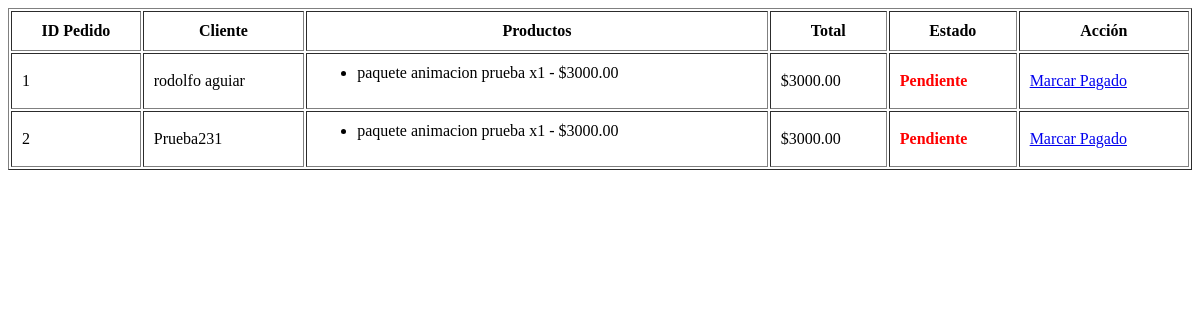
The page /contabilidad/ (signed in) on the database as committed earlier.
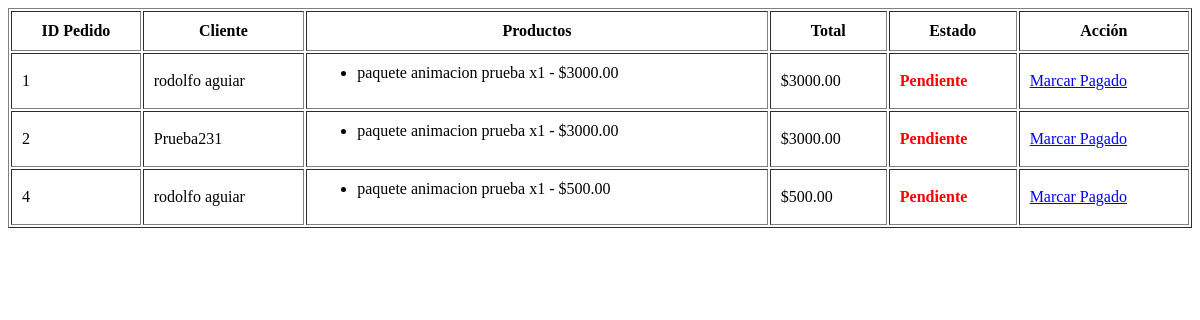
The same page on the database as committed later.
### core/models.py (models this page shows, shortened)
class PedidoFinanzas(models.Model):
    renta = models.OneToOneField(Renta, on_delete=models.CASCADE, related_name='finanza')
    total = models.DecimalField(max_digits=10, decimal_places=2)
    pagado = models.BooleanField(default=False)
    fecha_registro = models.DateTimeField(auto_now_add=True)
    METODOS_PAGO = (
        ('efectivo', 'Efectivo'),
        ('transferencia', 'Transferencia'),
    )
    metodo_pago = models.CharField(
        max_length=20,
        choices=METODOS_PAGO,
        null=True,
        blank=True
    )
    cuenta_destino = models.ForeignKey(
        Cuenta,
        null=True,
        blank=True,
        on_delete=models.SET_NULL
    )
    fecha_pago = models.DateTimeField(null=True, blank=True)

class Renta(models.Model):
    STATUS = [
        ('ACTIVO', 'Activo'),
        ('CANCELADO', 'Cancelado'),
    ]
    folio = models.CharField(max_length=20, unique=True, blank=True)
    cliente = models.ForeignKey(Cliente, on_delete=models.CASCADE)
    productos = models.ManyToManyField(Producto, through='RentaProducto')
    fecha_renta = models.DateField()
    hora_inicio = models.TimeField()
    hora_fin = models.TimeField()
    calle_y_numero = models.CharField(max_length=100, blank=True)
    colonia = models.CharField(max_length=100, blank=True)
    ciudad_o_municipio = models.CharField(max_length=100, blank=True)
    precio_total = models.DecimalField(max_digits=10, decimal_places=2, default=0)
    anticipo = models.DecimalField(max_digits=10, decimal_places=2, default=0)
    pagado = models.BooleanField(default=False)
    status = models.CharField(max_length=10, choices=STATUS, default='ACTIVO')
    created_at = models.DateTimeField(auto_now_add=True)
    cargador = models.ForeignKey(User, on_delete=models.SET_NULL, null=True, blank=True, related_name='rentas_asignadas')
    recolectado = models.BooleanField(default=False)
    Fecha_Recoleccion = models.DateField(null=True, blank=True)
    recolectado_por = models.ForeignKey(
        'Empleado',
        null=True,
        blank=True,
        on_delete=models.SET_NULL,
        related_name="recolecciones"
    )
    ruta = models.ForeignKey(
        'Ruta',
        on_delete=models.SET_NULL,
        null=True,
        blank=True,
        related_name='rentas'
    )
    comentarios = models.TextField(blank=True, null=True)
    ESTADO_ENTREGA = [
        ('PENDIENTE', 'Pendiente'),
        ('ASIGNADO', 'Asignado'),
        ('EN_RUTA', 'En ruta'),
        ('ENTREGADO', 'Entregado'),
        ('CANCELADO', 'Cancelado'),
    ]
    estado_entrega = models.CharField(max_length=20, choices=ESTADO_ENTREGA, default='PENDIENTE')

class Cliente(models.Model):
    nombre = models.CharField(max_length=100)
    telefono = models.CharField(max_length=20, blank=True)
    calle_y_numero = models.CharField(max_length=100, blank=True)
    colonia = models.CharField(max_length=100, blank=True)
    ciudad_o_municipio = models.CharField(max_length=100, blank=True)

class RentaProducto(models.Model):
    renta = models.ForeignKey(
        Renta,
        on_delete=models.CASCADE,
        related_name="rentaproductos"
    )
    producto = models.ForeignKey(
        Producto,
        on_delete=models.CASCADE,
        related_name="rentaproductos"
    )
    cantidad = models.PositiveIntegerField(default=1)
    precio_lista = models.DecimalField(max_digits=10, decimal_places=2)
    precio_unitario = models.DecimalField(max_digits=10, decimal_places=2)
    subtotal = models.DecimalField(max_digits=10, decimal_places=2, editable=False)
    nota = models.CharField(max_length=255, blank=True)

class Producto(models.Model):
    TIPO_PRODUCTO = [
        ('BR', 'Brincolín'),
        ('ME', 'Mesa'),
        ('SI', 'Silla'),
        ('AN', 'Animación'),
        ('FL', 'Flete'),
        ('LZ', 'Loza'),
        ('MT', 'Manteleria'),
        ('OT', 'Otro'),
    ]
    nombre = models.CharField(max_length=100)
    tipo = models.CharField(max_length=2, choices=TIPO_PRODUCTO)
    precio = models.DecimalField(max_digits=10, decimal_places=2)
    stock_total = models.PositiveIntegerField(default=0)
    stock_disponible = models.PositiveIntegerField(default=0)
    stock = models.IntegerField(default=0)
    activo = models.BooleanField(default=True)

### core/views.py (the view)
# urls.py: path('contabilidad/', views.contabilidad_home, name='contabilidad'),
@login_required
def contabilidad_home(request):
    categoria = request.GET.get("categoria")
    semana_param = request.GET.get("semana")  # formato YYYY-MM-DD
    if semana_param:
        lunes = date.fromisoformat(semana_param)
    else:
        hoy = date.today()
        lunes = hoy - timedelta(days=hoy.weekday())  # lunes de la semana actual
    domingo = lunes + timedelta(days=6)
    pedidos = PedidoFinanzas.objects.select_related("renta").filter(
        renta__fecha_renta__gte=lunes,
        renta__fecha_renta__lte=domingo
    )
    gastos = Gasto.objects.filter(fecha__gte=lunes, fecha__lte=domingo)
    compras = Compra.objects.filter(fecha__gte=lunes, fecha__lte=domingo)
    pedidos_filtrados = []
    for p in pedidos:
        if categoria:
            productos = p.renta.rentaproductos.filter(producto__tipo=categoria)
            if productos.exists():
                pedidos_filtrados.append((p, productos))
        else:
            pedidos_filtrados.append((p, p.renta.rentaproductos.all()))
    total_ventas = sum(
        sum(rp.subtotal for rp in productos if rp.producto.tipo != "FLETE")
        for p, productos in pedidos_filtrados
    )
    total_fletes = sum(
        sum(rp.subtotal for rp in productos if rp.producto.tipo == "FLETE")
        for p, productos in pedidos_filtrados
    )
    total_pagado = sum(p.total for p, _ in pedidos_filtrados if p.pagado)
    total_pendiente = sum(p.total for p, _ in pedidos_filtrados if not p.pagado)
    total_gastos = sum(g.monto for g in gastos)
    total_compras = sum(c.monto for c in compras)
    saldo = total_pagado - total_gastos - total_compras
    return render(request, "core/contabilidad_home.html", {
        "pedidos": pedidos_filtrados,
        "gastos": gastos,
        "compras": compras,
        "total_ventas": total_ventas,
        "total_fletes": total_fletes,
        "total_pagado": total_pagado,
        "total_pendiente": total_pendiente,
        "total_gastos": total_gastos,
        "total_compras": total_compras,
        "saldo": saldo,
        "categoria_filtrada": categoria,
        "lunes": lunes,
        "domingo": domingo,
        "lunes_anterior": lunes - timedelta(days=7),
        "lunes_siguiente": lunes + timedelta(days=7),
        "module": 'admin',
    })

### core/templates/core/contabilidad_home.html
<table border="1" cellpadding="10" style="width:100%; background:white;">
    <tr>
        <th>ID Pedido</th>
        <th>Cliente</th>
        <th>Productos</th>
        <th>Total</th>
        <th>Estado</th>
        <th>Acción</th>
    </tr>
    {% for p, productos in pedidos %}
    <tr>
        <td>{{ p.renta.id }}</td>
        <td>{{ p.renta.cliente.nombre }}</td>
        <td>
            <ul>
            {% for rp in productos %}
                <li>{{ rp.producto.nombre }} x{{ rp.cantidad }} - ${{ rp.subtotal }}</li>
            {% endfor %}
            </ul>
        </td>
        <td>${{ p.total }}</td>
        <td>
            {% if p.pagado %}
                <span style="color:green; font-weight:bold;">Pagado</span>
            {% else %}
                <span style="color:red; font-weight:bold;">Pendiente</span>
            {% endif %}
        </td>
        <td>
            {% if p.pagado %}
                <a href="{% url 'cont_pendiente' p.id %}">Marcar Pendiente</a>
            {% else %}
                <a href="{% url 'cont_pagar' p.id %}">Marcar Pagado</a>
            {% endif %}
        </td>
    </tr>
    {% endfor %}
</table>

Rows that differ between the two databases and show on the page:
added PedidoFinanzas: renta.id "4", renta.cliente.nombre "rodolfo aguiar", total "500.00", pagado "Pendiente"
added RentaProducto: producto.nombre "paquete animacion prueba", cantidad "1", subtotal "500.00", shown under "4"
